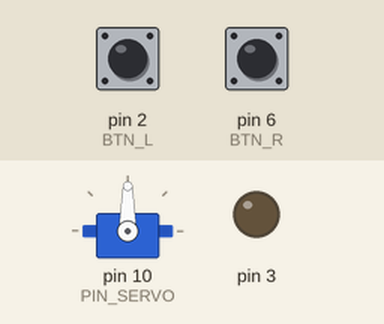
Bench run of a sketch on a simulated Arduino Uno, built with avr-gcc and run on an emulated ATmega328P. Parts: servo, output pins drawn as LEDs (lit = HIGH). Inputs (shaded band) come from the test bench; at power-on: pin 2 (BTN_L) LOW, pin 6 (BTN_R) LOW.

Above: at 1.2 s.
1.3 s: pin 2 (BTN_L) pulled HIGH for 1 s
At 3.4 s:
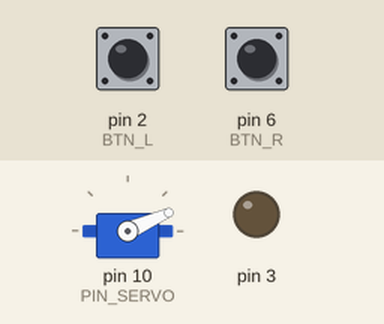
3.8 s: pin 6 (BTN_R) pulled HIGH for 3.2 s
At 7.5 s:
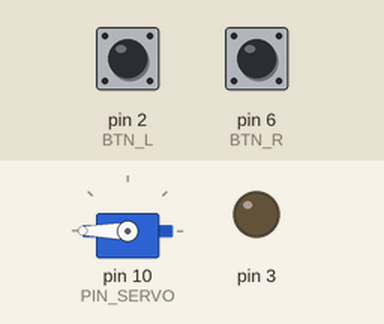
8.5 s: pin 2 (BTN_L) pulled HIGH for 3.2 s
At 12.5 s:
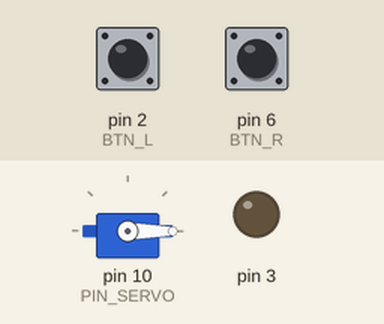
13.2 s: pin 6 (BTN_R) pulled HIGH for 0.15 s
At 13.9 s:
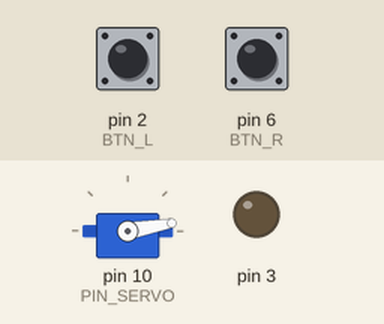
Timing chart, 0 to 15.8 s (numbered marks = the images above; inputs shaded):
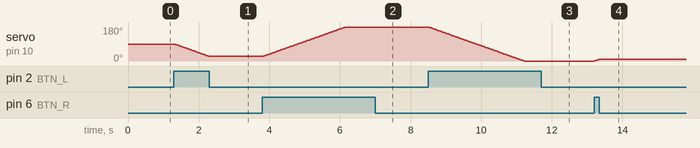

The sketch:

servo2Botones.ino
```cpp
#include <Servo.h>
#define BTN_R 6
#define BTN_L 2
#define PIN_SERVO 10

Servo myservo;
int pos = 90;
void setup() {
  // put your setup code here, to run once:
  pinMode(BTN_R, INPUT);
  pinMode(BTN_L, INPUT);
  pinMode(3, OUTPUT);
  myservo.attach(PIN_SERVO);

}

void loop() {
  if(digitalRead(BTN_R) && pos < 180) pos += 1;
  if(digitalRead(BTN_L) && pos > 0) pos -= 1;
  myservo.write(pos);
  delay(15);
}
```

Measured:
- after the input at 1.3 s, servo on pin 10 (PIN_SERVO): moves from 90° to 24° over 0.98 s, starting at once
- after the input at 3.8 s, servo on pin 10 (PIN_SERVO): moves from 24° to 180° over 2.3 s, starting at once
- after the input at 8.5 s, servo on pin 10 (PIN_SERVO): moves from 180° to 0° over 2.7 s, starting at once
- after the input at 13.2 s, servo on pin 10 (PIN_SERVO): 0° → 10° at once
